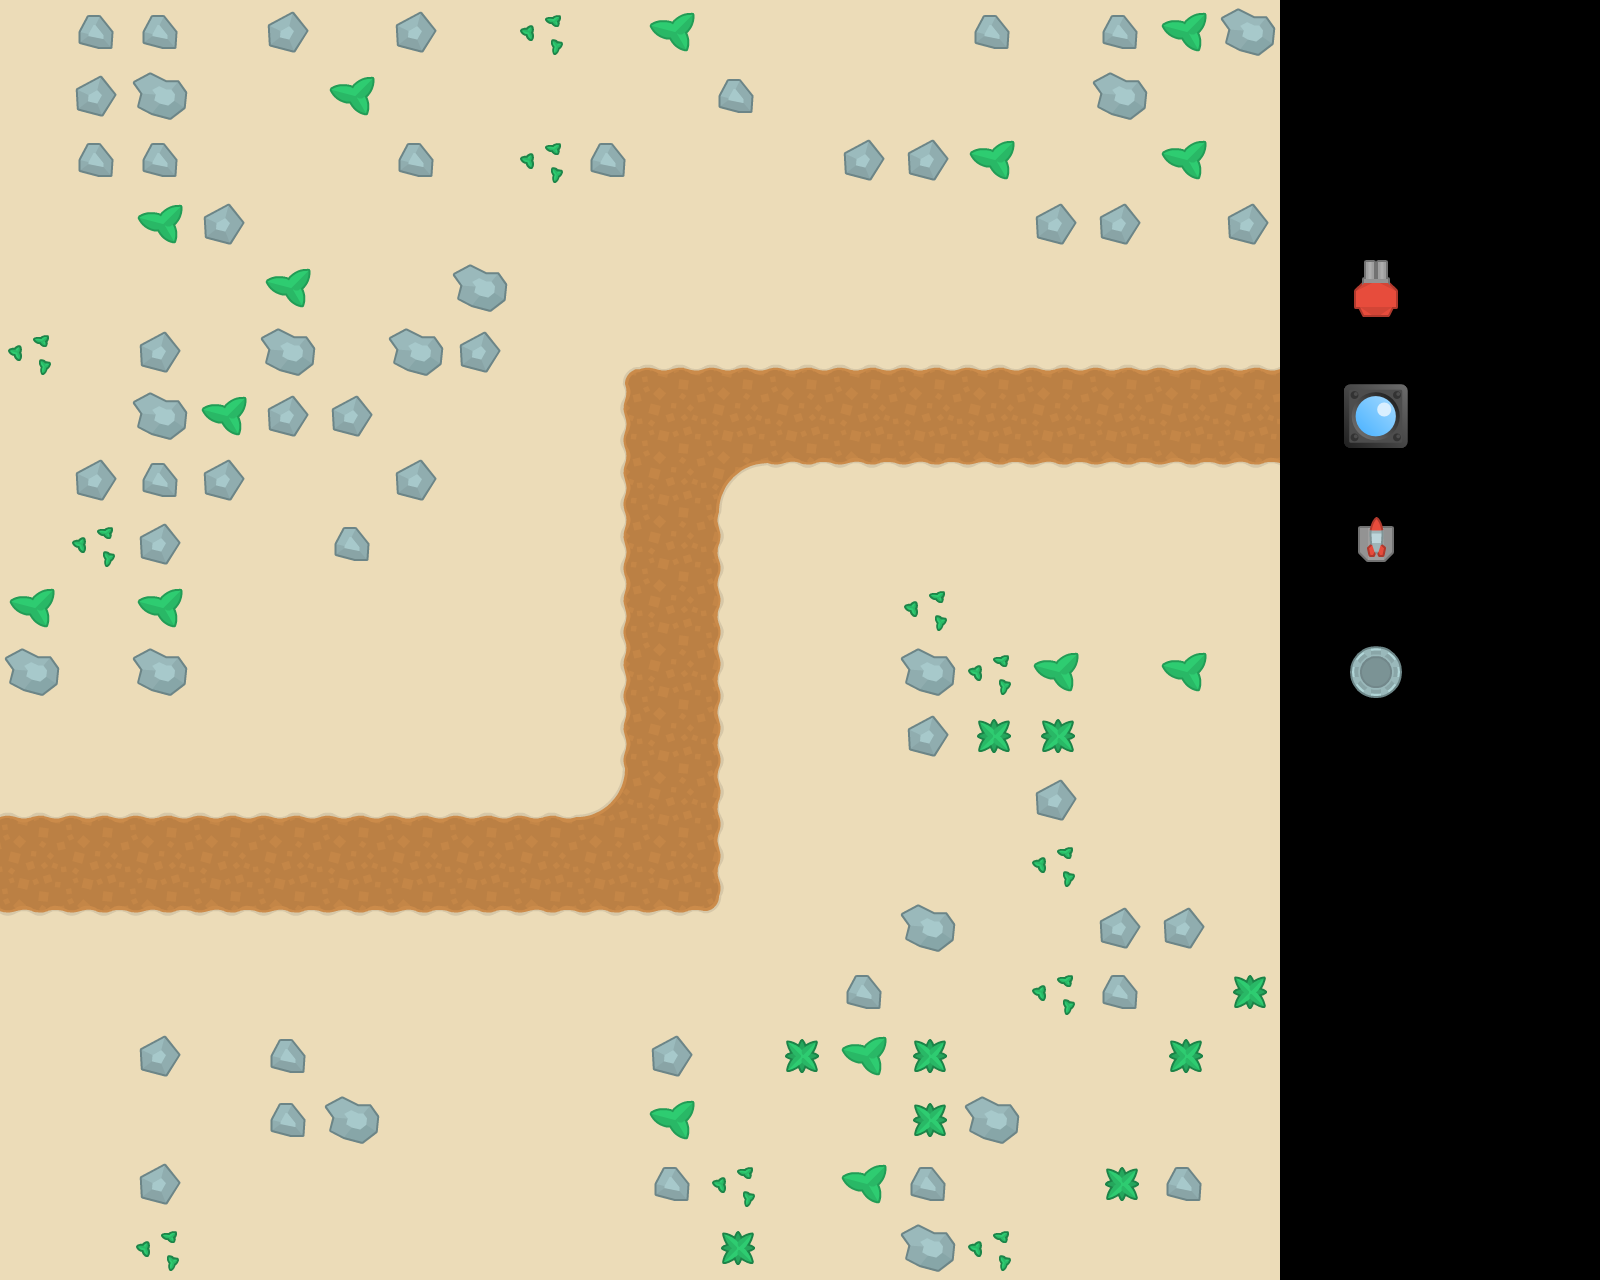

A level layout from a 2D game, rendered from its tile map. Below: a short description, then the map file with tile-grid data replaced by summaries:
An orthogonal 25x20 tile map with 64x64 px tiles, 3 tile layers (level layout, doodads, menu), 3 hidden layers not drawn, 3 tilesets and 17 objects (8x TowerNode, 3x UpTurn, 3x RightTurn, Start, Finish, ...).

<map version="1.2" tiledversion="1.3.4" orientation="orthogonal" renderorder="right-down" width="25" height="20" tilewidth="64" tileheight="64" infinite="0" nextlayerid="13" nextobjectid="40">
 <tileset firstgid="1" source="tower_defense_64.tsx" />
 <tileset firstgid="300" source="pirates_64.tsx" />
 <tileset firstgid="396" source="NihilAce-pack_4_stunTowerSnip.tsx" />
 <layer id="1" name="level layout" width="25" height="20">
  <data>[500 cells, 400 non-empty, 10 distinct tile ids]</data>
 </layer>
 <layer id="11" name="tower spots" width="25" height="20" visible="0">
  <data>[500 cells, 8 non-empty, 1 distinct tile ids]</data>
 </layer>
 <layer id="2" name="level layout helper" width="25" height="20" visible="0">
  <data>[500 cells, 20 non-empty, 1 distinct tile ids]</data>
 </layer>
 <layer id="3" name="doodads" width="25" height="20">
  <data>[500 cells, 245 non-empty, 7 distinct tile ids]</data>
 </layer>
 <layer id="4" name="doodads helper" width="25" height="20" visible="0">
  <data>[500 cells, 245 non-empty, 1 distinct tile ids]</data>
 </layer>
 <layer id="9" name="menu" width="25" height="20">
  <data>[500 cells, 4 non-empty, 4 distinct tile ids]</data>
 </layer>
 <objectgroup id="7" name="Start &amp; Finish">
  <object id="8" name="Start" x="-18" y="832" width="16" height="64" />
  <object id="9" name="Finish" x="1296" y="384" width="64" height="64" />
 </objectgroup>
 <objectgroup id="5" name="Turn Objects">
  <object id="10" name="UpTurn" x="680" y="832" width="8" height="64" />
  <object id="11" name="UpTurn" x="704" y="808" width="8" height="64" />
  <object id="12" name="UpTurn" x="728" y="784" width="8" height="64" />
  <object id="16" name="RightTurn" x="640" y="364" width="64" height="8" />
  <object id="17" name="RightTurn" x="664" y="388" width="64" height="8" />
  <object id="18" name="RightTurn" x="616" y="340" width="64" height="8" />
 </objectgroup>
 <objectgroup id="8" name="Tower Nodes">
  <object id="20" name="TowerNode" x="256" y="704" width="64" height="64" />
  <object id="21" name="TowerNode" x="384" y="960" width="64" height="64" />
  <object id="22" name="TowerNode" x="512" y="704" width="64" height="64" />
  <object id="23" name="TowerNode" x="512" y="512" width="64" height="64" />
  <object id="24" name="TowerNode" x="768" y="512" width="64" height="64" />
  <object id="25" name="TowerNode" x="768" y="704" width="64" height="64" />
  <object id="26" name="TowerNode" x="1024" y="512" width="64" height="64" />
  <object id="27" name="TowerNode" x="896" y="256" width="64" height="64" />
 </objectgroup>
 <objectgroup id="10" name="TowerMenu" />
 <objectgroup id="12" name="Buttons">
  <object id="39" name="PauseButton" x="32" y="32" width="64" height="64" />
 </objectgroup>
</map>
